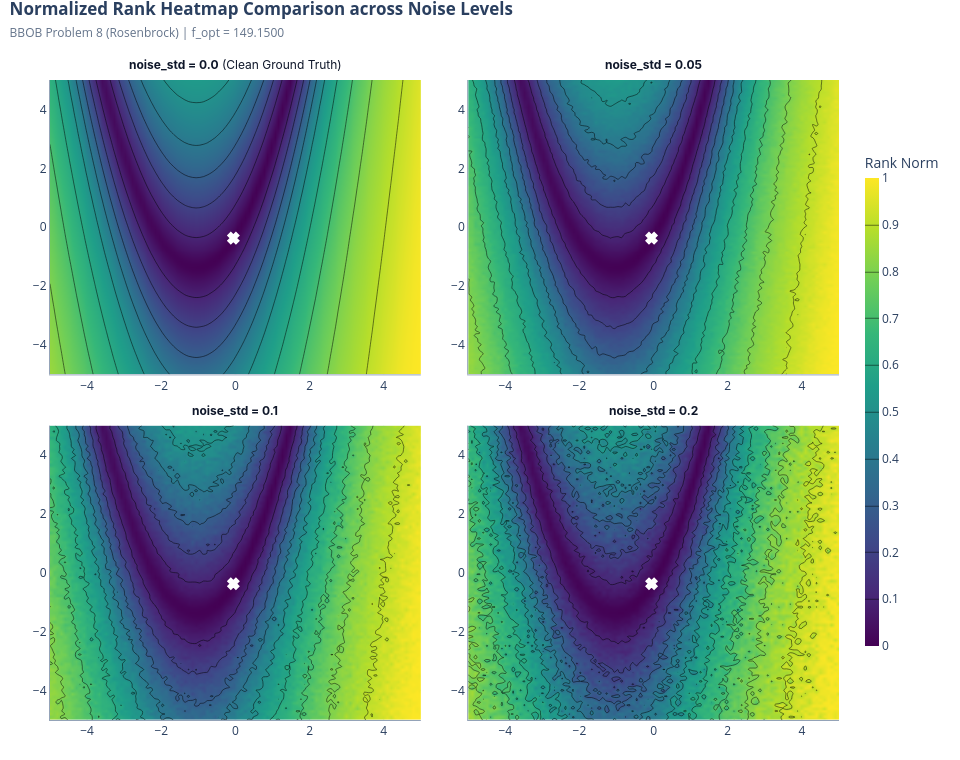

The code cell stored with this chart in its notebook:
### Markdown cell above
## 3. 2D Contour Heatmap Comparison

### 🎯 Why we do this plot:
To visualize 2D fitness landscape topology degradation across noise levels. Contour maps reveal how level sets, basin structure, and path-to-optimum gradients deform under stochastic perturbations.

### 📖 How to read it:
- **X / Y Axes**: Search space spatial dimensions , x_2 \in [-5, 5]$.
- **Color Scale (Viridis / Plasma)**: Normalized percentile rank of fitness values (dark blue/purple = global minimum region, bright yellow = high cost / sub-optimal region).
- **Subplot Panels**: Side-by-side comparison from Clean () to Heavy Noise ().

### 💡 Key Takeaway:
Clean landscapes display smooth, concentric level sets leading directly to the global optimum. As noise intensity increases, smooth contours fracture into irregular, noisy patches, destroying smooth gradient descent signals and requiring algorithms to use robust population averaging.

### Code cell
grid_resol = 100
x_range = np.linspace(problem.lower_bound[0], problem.upper_bound[0], grid_resol)
y_range = np.linspace(problem.lower_bound[1], problem.upper_bound[1], grid_resol)
X, Y = np.meshgrid(x_range, y_range)
landscapes = {}
norm_landscapes = {}
for level in all_levels:
    p_level = BBOBProblem(problem_id=problem_id, dim=dim, instance_id=instance_id, noise_strategy=MultiplicativeNoiseStrategy(noise_std=level)) if level > 0.0 else problem
    Z = np.zeros_like(X)
    for i in range(grid_resol):
        for j in range(grid_resol):
            pt = np.copy(problem.optimum_x)
            pt[0] = X[i, j]
            pt[1] = Y[i, j]
            res = p_level(pt)
            Z[i, j] = float(res)
            
    landscapes[level] = Z
    
    # Calculate normalized rank for heatmap visualization
    Z_flat = Z.flatten()
    Z_rank = rankdata(Z_flat)
    Z_norm = (Z_rank - Z_rank.min()) / (Z_rank.max() - Z_rank.min())
    norm_landscapes[level] = Z_norm.reshape(Z.shape)
# Subplot Grid: 2 plots per row for vertical scrolling
n_plots = len(all_levels)
cols = 2
rows = int(np.ceil(n_plots / cols))
fig_contour = make_subplots(
    rows=rows, cols=cols,
    subplot_titles=[f'<b>noise_std = {level}</b> (Clean Ground Truth)' if level == 0.0 else f'<b>noise_std = {level}</b>' for level in all_levels],
    horizontal_spacing=0.06,
    vertical_spacing=0.08
)
coords_contour = [(r + 1, c + 1) for r in range(rows) for c in range(cols)][:n_plots]
opt_x, opt_y = problem.optimum_x[:2]
for idx, (level, (r, c)) in enumerate(zip(all_levels, coords_contour), start=1):
    # Contour heatmap using Normalized Rank
    fig_contour.add_trace(
        go.Contour(
            x=x_range, 
            y=y_range, 
            z=norm_landscapes[level], 
            colorscale='Viridis', 
            showscale=(idx == n_plots),
            colorbar=dict(title='Rank Norm', thickness=14, len=0.8) if idx == n_plots else None,
            contours=dict(coloring='heatmap', showlines=True)
        ),
        row=r, col=c
    )
    # Add white 'x' at the true global optimum
    fig_contour.add_trace(
        go.Scatter(
            x=[opt_x], y=[opt_y], 
            mode='markers', 
            marker=dict(color='#FFFFFF', symbol='x', size=9, line=dict(width=2, color='#FFFFFF')),
            showlegend=False,
            name='Global Minimum'
        ),
        row=r, col=c
    )
for anno in fig_contour.layout.annotations:
    anno.update(font=dict(size=12, color='#0F172A', family='Inter, sans-serif'), yshift=6)
fig_contour.update_xaxes(showgrid=True, gridcolor='#E2E8F0', linecolor='#94A3B8')
fig_contour.update_yaxes(showgrid=True, gridcolor='#E2E8F0', linecolor='#94A3B8')
fig_contour.update_layout(
    title=dict(
        text=f"<b>Normalized Rank Heatmap Comparison across Noise Levels</b><br><span style='font-size:12px;color:#64748B;'>BBOB Problem {problem_id} ({problem.name}) | f_opt = {problem.true_optimum:.4f}</span>",
        x=0.01, xanchor='left', y=0.98
    ),
    height=340 * rows + 80,
    width=960,
    margin=dict(l=50, r=60, t=80, b=40),
    template="plotly_white"
)
fig_contour.show()

### Figure 1 — Plotly figure (JSON) as saved in the notebook; plotly's stock layout.template omitted (floating-point values rounded to 4 significant figures; data arrays with more than 128 entries replaced by an {"elided": "..."} marker saying what was removed)
{"data": [{"colorscale": [[0, "#440154"], [0.1111, "#482878"], [0.2222, "#3e4989"], [0.3333, "#31688e"], [0.4444, "#26828e"], [0.5556, "#1f9e89"], [0.6667, "#35b779"], [0.7778, "#6ece58"], [0.8889, "#b5de2b"], [1, "#fde725"]], "contours": {"coloring": "heatmap", "showlines": true}, "showscale": false, "type": "contour", "x": [-5.0, -4.899, -4.798, -4.697, -4.596, -4.495, -4.394, -4.293, -4.192, -4.091, -3.99, -3.889, -3.788, -3.687, -3.586, -3.485, -3.384, -3.283, -3.182, -3.081, -2.98, -2.879, -2.778, -2.677, -2.576, -2.475, -2.374, -2.273, -2.172, -2.071, -1.97, -1.869, -1.768, -1.667, -1.566, -1.465, -1.364, -1.263, -1.162, -1.061, -0.9596, -0.8586, -0.7576, -0.6566, -0.5556, -0.4545, -0.3535, -0.2525, -0.1515, -0.05051, 0.05051, 0.1515, 0.2525, 0.3535, 0.4545, 0.5556, 0.6566, 0.7576, 0.8586, 0.9596, 1.061, 1.162, 1.263, 1.364, 1.465, 1.566, 1.667, 1.768, 1.869, 1.97, 2.071, 2.172, 2.273, 2.374, 2.475, 2.576, 2.677, 2.778, 2.879, 2.98, 3.081, 3.182, 3.283, 3.384, 3.485, 3.586, 3.687, 3.788, 3.889, 3.99, 4.091, 4.192, 4.293, 4.394, 4.495, 4.596, 4.697, 4.798, 4.899, 5.0], "xaxis": "x", "y": [-5.0, -4.899, -4.798, -4.697, -4.596, -4.495, -4.394, -4.293, -4.192, -4.091, -3.99, -3.889, -3.788, -3.687, -3.586, -3.485, -3.384, -3.283, -3.182, -3.081, -2.98, -2.879, -2.778, -2.677, -2.576, -2.475, -2.374, -2.273, -2.172, -2.071, -1.97, -1.869, -1.768, -1.667, -1.566, -1.465, -1.364, -1.263, -1.162, -1.061, -0.9596, -0.8586, -0.7576, -0.6566, -0.5556, -0.4545, -0.3535, -0.2525, -0.1515, -0.05051, 0.05051, 0.1515, 0.2525, 0.3535, 0.4545, 0.5556, 0.6566, 0.7576, 0.8586, 0.9596, 1.061, 1.162, 1.263, 1.364, 1.465, 1.566, 1.667, 1.768, 1.869, 1.97, 2.071, 2.172, 2.273, 2.374, 2.475, 2.576, 2.677, 2.778, 2.879, 2.98, 3.081, 3.182, 3.283, 3.384, 3.485, 3.586, 3.687, 3.788, 3.889, 3.99, 4.091, 4.192, 4.293, 4.394, 4.495, 4.596, 4.697, 4.798, 4.899, 5.0], "yaxis": "y", "z": {"elided": "100x100 float values"}}, {"marker": {"color": "#FFFFFF", "line": {"color": "#FFFFFF", "width": 2}, "size": 9, "symbol": "x"}, "mode": "markers", "name": "Global Minimum", "showlegend": false, "type": "scatter", "x": [-0.0552], "xaxis": "x", "y": [-0.3708], "yaxis": "y"}, {"colorscale": [[0, "#440154"], [0.1111, "#482878"], [0.2222, "#3e4989"], [0.3333, "#31688e"], [0.4444, "#26828e"], [0.5556, "#1f9e89"], [0.6667, "#35b779"], [0.7778, "#6ece58"], [0.8889, "#b5de2b"], [1, "#fde725"]], "contours": {"coloring": "heatmap", "showlines": true}, "showscale": false, "type": "contour", "x": [-5.0, -4.899, -4.798, -4.697, -4.596, -4.495, -4.394, -4.293, -4.192, -4.091, -3.99, -3.889, -3.788, -3.687, -3.586, -3.485, -3.384, -3.283, -3.182, -3.081, -2.98, -2.879, -2.778, -2.677, -2.576, -2.475, -2.374, -2.273, -2.172, -2.071, -1.97, -1.869, -1.768, -1.667, -1.566, -1.465, -1.364, -1.263, -1.162, -1.061, -0.9596, -0.8586, -0.7576, -0.6566, -0.5556, -0.4545, -0.3535, -0.2525, -0.1515, -0.05051, 0.05051, 0.1515, 0.2525, 0.3535, 0.4545, 0.5556, 0.6566, 0.7576, 0.8586, 0.9596, 1.061, 1.162, 1.263, 1.364, 1.465, 1.566, 1.667, 1.768, 1.869, 1.97, 2.071, 2.172, 2.273, 2.374, 2.475, 2.576, 2.677, 2.778, 2.879, 2.98, 3.081, 3.182, 3.283, 3.384, 3.485, 3.586, 3.687, 3.788, 3.889, 3.99, 4.091, 4.192, 4.293, 4.394, 4.495, 4.596, 4.697, 4.798, 4.899, 5.0], "xaxis": "x2", "y": [-5.0, -4.899, -4.798, -4.697, -4.596, -4.495, -4.394, -4.293, -4.192, -4.091, -3.99, -3.889, -3.788, -3.687, -3.586, -3.485, -3.384, -3.283, -3.182, -3.081, -2.98, -2.879, -2.778, -2.677, -2.576, -2.475, -2.374, -2.273, -2.172, -2.071, -1.97, -1.869, -1.768, -1.667, -1.566, -1.465, -1.364, -1.263, -1.162, -1.061, -0.9596, -0.8586, -0.7576, -0.6566, -0.5556, -0.4545, -0.3535, -0.2525, -0.1515, -0.05051, 0.05051, 0.1515, 0.2525, 0.3535, 0.4545, 0.5556, 0.6566, 0.7576, 0.8586, 0.9596, 1.061, 1.162, 1.263, 1.364, 1.465, 1.566, 1.667, 1.768, 1.869, 1.97, 2.071, 2.172, 2.273, 2.374, 2.475, 2.576, 2.677, 2.778, 2.879, 2.98, 3.081, 3.182, 3.283, 3.384, 3.485, 3.586, 3.687, 3.788, 3.889, 3.99, 4.091, 4.192, 4.293, 4.394, 4.495, 4.596, 4.697, 4.798, 4.899, 5.0], "yaxis": "y2", "z": {"elided": "100x100 float values"}}, {"marker": {"color": "#FFFFFF", "line": {"color": "#FFFFFF", "width": 2}, "size": 9, "symbol": "x"}, "mode": "markers", "name": "Global Minimum", "showlegend": false, "type": "scatter", "x": [-0.0552], "xaxis": "x2", "y": [-0.3708], "yaxis": "y2"}, {"colorscale": [[0, "#440154"], [0.1111, "#482878"], [0.2222, "#3e4989"], [0.3333, "#31688e"], [0.4444, "#26828e"], [0.5556, "#1f9e89"], [0.6667, "#35b779"], [0.7778, "#6ece58"], [0.8889, "#b5de2b"], [1, "#fde725"]], "contours": {"coloring": "heatmap", "showlines": true}, "showscale": false, "type": "contour", "x": [-5.0, -4.899, -4.798, -4.697, -4.596, -4.495, -4.394, -4.293, -4.192, -4.091, -3.99, -3.889, -3.788, -3.687, -3.586, -3.485, -3.384, -3.283, -3.182, -3.081, -2.98, -2.879, -2.778, -2.677, -2.576, -2.475, -2.374, -2.273, -2.172, -2.071, -1.97, -1.869, -1.768, -1.667, -1.566, -1.465, -1.364, -1.263, -1.162, -1.061, -0.9596, -0.8586, -0.7576, -0.6566, -0.5556, -0.4545, -0.3535, -0.2525, -0.1515, -0.05051, 0.05051, 0.1515, 0.2525, 0.3535, 0.4545, 0.5556, 0.6566, 0.7576, 0.8586, 0.9596, 1.061, 1.162, 1.263, 1.364, 1.465, 1.566, 1.667, 1.768, 1.869, 1.97, 2.071, 2.172, 2.273, 2.374, 2.475, 2.576, 2.677, 2.778, 2.879, 2.98, 3.081, 3.182, 3.283, 3.384, 3.485, 3.586, 3.687, 3.788, 3.889, 3.99, 4.091, 4.192, 4.293, 4.394, 4.495, 4.596, 4.697, 4.798, 4.899, 5.0], "xaxis": "x3", "y": [-5.0, -4.899, -4.798, -4.697, -4.596, -4.495, -4.394, -4.293, -4.192, -4.091, -3.99, -3.889, -3.788, -3.687, -3.586, -3.485, -3.384, -3.283, -3.182, -3.081, -2.98, -2.879, -2.778, -2.677, -2.576, -2.475, -2.374, -2.273, -2.172, -2.071, -1.97, -1.869, -1.768, -1.667, -1.566, -1.465, -1.364, -1.263, -1.162, -1.061, -0.9596, -0.8586, -0.7576, -0.6566, -0.5556, -0.4545, -0.3535, -0.2525, -0.1515, -0.05051, 0.05051, 0.1515, 0.2525, 0.3535, 0.4545, 0.5556, 0.6566, 0.7576, 0.8586, 0.9596, 1.061, 1.162, 1.263, 1.364, 1.465, 1.566, 1.667, 1.768, 1.869, 1.97, 2.071, 2.172, 2.273, 2.374, 2.475, 2.576, 2.677, 2.778, 2.879, 2.98, 3.081, 3.182, 3.283, 3.384, 3.485, 3.586, 3.687, 3.788, 3.889, 3.99, 4.091, 4.192, 4.293, 4.394, 4.495, 4.596, 4.697, 4.798, 4.899, 5.0], "yaxis": "y3", "z": {"elided": "100x100 float values"}}, {"marker": {"color": "#FFFFFF", "line": {"color": "#FFFFFF", "width": 2}, "size": 9, "symbol": "x"}, "mode": "markers", "name": "Global Minimum", "showlegend": false, "type": "scatter", "x": [-0.0552], "xaxis": "x3", "y": [-0.3708], "yaxis": "y3"}, {"colorbar": {"len": 0.8, "thickness": 14, "title": {"text": "Rank Norm"}}, "colorscale": [[0, "#440154"], [0.1111, "#482878"], [0.2222, "#3e4989"], [0.3333, "#31688e"], [0.4444, "#26828e"], [0.5556, "#1f9e89"], [0.6667, "#35b779"], [0.7778, "#6ece58"], [0.8889, "#b5de2b"], [1, "#fde725"]], "contours": {"coloring": "heatmap", "showlines": true}, "showscale": true, "type": "contour", "x": [-5.0, -4.899, -4.798, -4.697, -4.596, -4.495, -4.394, -4.293, -4.192, -4.091, -3.99, -3.889, -3.788, -3.687, -3.586, -3.485, -3.384, -3.283, -3.182, -3.081, -2.98, -2.879, -2.778, -2.677, -2.576, -2.475, -2.374, -2.273, -2.172, -2.071, -1.97, -1.869, -1.768, -1.667, -1.566, -1.465, -1.364, -1.263, -1.162, -1.061, -0.9596, -0.8586, -0.7576, -0.6566, -0.5556, -0.4545, -0.3535, -0.2525, -0.1515, -0.05051, 0.05051, 0.1515, 0.2525, 0.3535, 0.4545, 0.5556, 0.6566, 0.7576, 0.8586, 0.9596, 1.061, 1.162, 1.263, 1.364, 1.465, 1.566, 1.667, 1.768, 1.869, 1.97, 2.071, 2.172, 2.273, 2.374, 2.475, 2.576, 2.677, 2.778, 2.879, 2.98, 3.081, 3.182, 3.283, 3.384, 3.485, 3.586, 3.687, 3.788, 3.889, 3.99, 4.091, 4.192, 4.293, 4.394, 4.495, 4.596, 4.697, 4.798, 4.899, 5.0], "xaxis": "x4", "y": [-5.0, -4.899, -4.798, -4.697, -4.596, -4.495, -4.394, -4.293, -4.192, -4.091, -3.99, -3.889, -3.788, -3.687, -3.586, -3.485, -3.384, -3.283, -3.182, -3.081, -2.98, -2.879, -2.778, -2.677, -2.576, -2.475, -2.374, -2.273, -2.172, -2.071, -1.97, -1.869, -1.768, -1.667, -1.566, -1.465, -1.364, -1.263, -1.162, -1.061, -0.9596, -0.8586, -0.7576, -0.6566, -0.5556, -0.4545, -0.3535, -0.2525, -0.1515, -0.05051, 0.05051, 0.1515, 0.2525, 0.3535, 0.4545, 0.5556, 0.6566, 0.7576, 0.8586, 0.9596, 1.061, 1.162, 1.263, 1.364, 1.465, 1.566, 1.667, 1.768, 1.869, 1.97, 2.071, 2.172, 2.273, 2.374, 2.475, 2.576, 2.677, 2.778, 2.879, 2.98, 3.081, 3.182, 3.283, 3.384, 3.485, 3.586, 3.687, 3.788, 3.889, 3.99, 4.091, 4.192, 4.293, 4.394, 4.495, 4.596, 4.697, 4.798, 4.899, 5.0], "yaxis": "y4", "z": {"elided": "100x100 float values"}}, {"marker": {"color": "#FFFFFF", "line": {"color": "#FFFFFF", "width": 2}, "size": 9, "symbol": "x"}, "mode": "markers", "name": "Global Minimum", "showlegend": false, "type": "scatter", "x": [-0.0552], "xaxis": "x4", "y": [-0.3708], "yaxis": "y4"}], "layout": {"annotations": [{"font": {"color": "#0F172A", "family": "Inter, sans-serif", "size": 12}, "showarrow": false, "text": "<b>noise_std = 0.0</b> (Clean Ground Truth)", "x": 0.235, "xanchor": "center", "xref": "paper", "y": 1, "yanchor": "bottom", "yref": "paper", "yshift": 6}, {"font": {"color": "#0F172A", "family": "Inter, sans-serif", "size": 12}, "showarrow": false, "text": "<b>noise_std = 0.05</b>", "x": 0.765, "xanchor": "center", "xref": "paper", "y": 1, "yanchor": "bottom", "yref": "paper", "yshift": 6}, {"font": {"color": "#0F172A", "family": "Inter, sans-serif", "size": 12}, "showarrow": false, "text": "<b>noise_std = 0.1</b>", "x": 0.235, "xanchor": "center", "xref": "paper", "y": 0.46, "yanchor": "bottom", "yref": "paper", "yshift": 6}, {"font": {"color": "#0F172A", "family": "Inter, sans-serif", "size": 12}, "showarrow": false, "text": "<b>noise_std = 0.2</b>", "x": 0.765, "xanchor": "center", "xref": "paper", "y": 0.46, "yanchor": "bottom", "yref": "paper", "yshift": 6}], "height": 760, "margin": {"b": 40, "l": 50, "r": 60, "t": 80}, "title": {"text": "<b>Normalized Rank Heatmap Comparison across Noise Levels</b><br><span style='font-size:12px;color:#64748B;'>BBOB Problem 8 (Rosenbrock) | f_opt = 149.1500</span>", "x": 0.01, "xanchor": "left", "y": 0.98}, "width": 960, "xaxis": {"anchor": "y", "domain": [0, 0.47], "gridcolor": "#E2E8F0", "linecolor": "#94A3B8", "showgrid": true}, "xaxis2": {"anchor": "y2", "domain": [0.53, 1], "gridcolor": "#E2E8F0", "linecolor": "#94A3B8", "showgrid": true}, "xaxis3": {"anchor": "y3", "domain": [0, 0.47], "gridcolor": "#E2E8F0", "linecolor": "#94A3B8", "showgrid": true}, "xaxis4": {"anchor": "y4", "domain": [0.53, 1], "gridcolor": "#E2E8F0", "linecolor": "#94A3B8", "showgrid": true}, "yaxis": {"anchor": "x", "domain": [0.54, 1], "gridcolor": "#E2E8F0", "linecolor": "#94A3B8", "showgrid": true}, "yaxis2": {"anchor": "x2", "domain": [0.54, 1], "gridcolor": "#E2E8F0", "linecolor": "#94A3B8", "showgrid": true}, "yaxis3": {"anchor": "x3", "domain": [0, 0.46], "gridcolor": "#E2E8F0", "linecolor": "#94A3B8", "showgrid": true}, "yaxis4": {"anchor": "x4", "domain": [0, 0.46], "gridcolor": "#E2E8F0", "linecolor": "#94A3B8", "showgrid": true}}}
